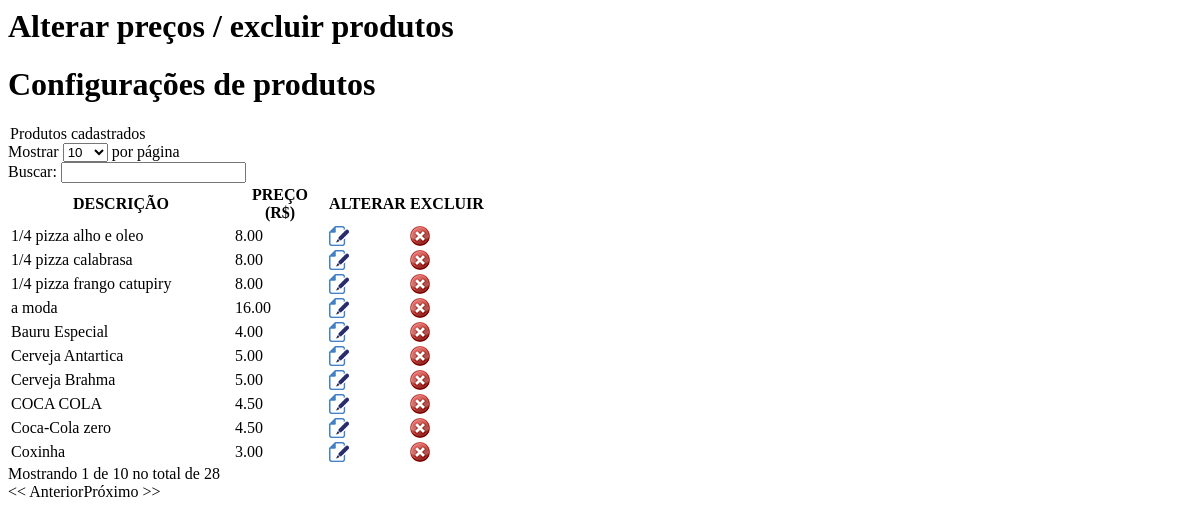
/alterapreco.php, run on an earlier commit of the app's database.
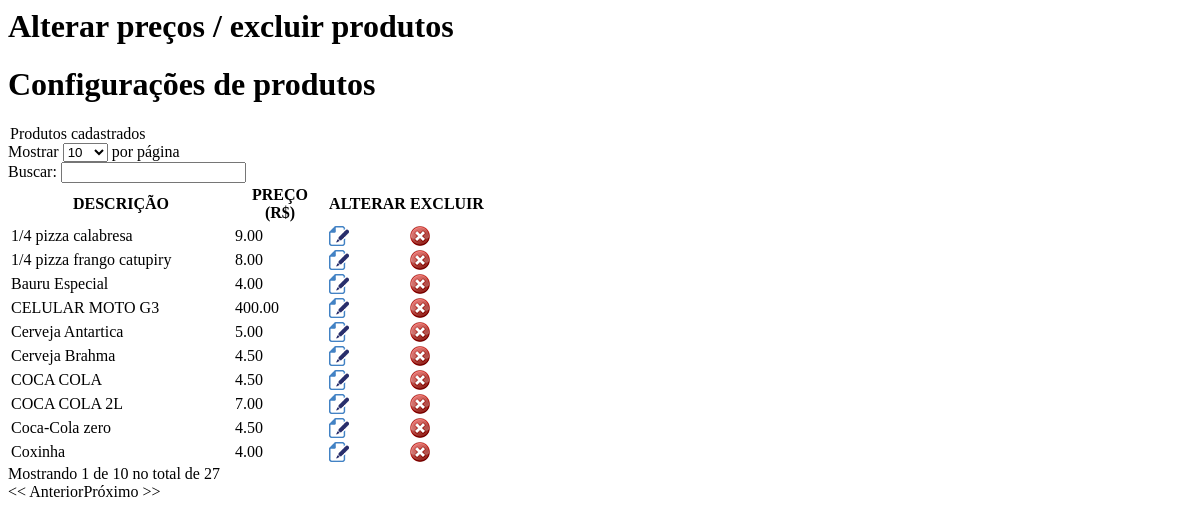
And on a later commit of the database.
### tables this page shows
CREATE TABLE `tbl_produtos` (
  `cod` int(11) NOT NULL AUTO_INCREMENT,
  `nome` varchar(150) NOT NULL,
  `img` varchar(36) NOT NULL,
  `preco` varchar(10) NOT NULL,
  `id_categoria` int(30) NOT NULL,
  `destino` int(1) NOT NULL,
  PRIMARY KEY (`cod`)
);

### alterapreco.php (the view, shortened to what this page needs)
<h1>Alterar preços / excluir produtos</h1>
<div class="container">
<div class="bs-docs-section" >
<div class="row">
   <div class="col-lg-12">
      <div class="page-header">
         <h1 id="forms">Configurações de produtos</h1>
      </div>
   </div>
</div>
<div class="bs-docs-section">
<div class="row">
<div class="col-lg-12">
   <div class="bs-component">
      <legend>Produtos cadastrados</legend>
      <table class="well display dataTable table table-striped table-bordered" id="example">
         <thead>
            <tr>
               <th>DESCRIÇÃO</th>
               <th>PREÇO (R$)</th>
               <th>ALTERAR</th>
               <th>EXCLUIR</th>
            </tr>
         </thead>
         <tbody>
            <?php
               @$pesquizar = $_POST['pesquizar'];
               $sql_select = mysql_query("SELECT * FROM tbl_produtos WHERE nome like'$pesquizar%' ORDER BY nome ASC");
               while($ver = mysql_fetch_array($sql_select)){
               ?>
            <tr>
               <td><?php echo $ver['nome'] ?>
               </td>
               <td><?php echo str_replace(",",".",$ver['preco']); ?></td>
               <td>
                  <a href="#" onclick="$('#<?php echo $ver['cod']?>').show('slow'); $('#<?php echo $ver['cod']?>').load('updatePreco.php?cod=<?php echo $ver['cod']?>');  return false">
                  <img src="imagens/file_edit.png" width="20" height="20" border="0" />
                  </a>
               </td>
               <td >
                  <a href="javascript:confirmardel('?cod=<?php echo $ver['cod']?>')"><img src="imagens/excluir.png" width="20" height="20" border="0" /></a>
               </td>
            </tr>
            <?php } ?>
      </table>
   </div>
</div>

What changed in the data, as far as the page shows it:
removed tbl_produtos: nome "1/4 pizza alho e oleo", preco "8.00"
no longer on this page (row edited): tbl_produtos: nome "a moda", preco "16.00"
changed tbl_produtos: nome "1/4 pizza calabrasa" → "1/4 pizza calabresa"; preco "8.00" → "9.00"
added tbl_produtos: nome "CELULAR MOTO G3", preco "400.00"
changed tbl_produtos "Cerveja Brahma": preco "5.00" → "4.50"
added tbl_produtos: nome "COCA COLA 2L", preco "7.00"
changed tbl_produtos "Coxinha": preco "3.00" → "4.00"
Also different on the page:
text written by a page script: "Mostrar por página Buscar: Mostrando 1 de 10 no total de 28 << Anterior Próximo >>" → "Mostrar por página Buscar: Mostrando 1 de 10 no total de 27 << Anterior Próximo >>"
